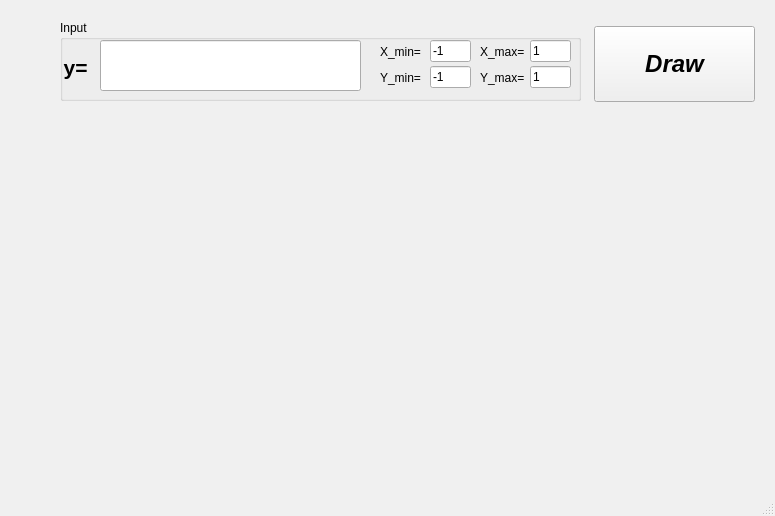
<?xml version="1.0" encoding="UTF-8"?>
<ui version="4.0">
 <class>MainWindow</class>
 <widget class="QMainWindow" name="MainWindow">
  <property name="geometry">
   <rect>
    <x>0</x>
    <y>0</y>
    <width>775</width>
    <height>516</height>
   </rect>
  </property>
  <property name="sizePolicy">
   <sizepolicy hsizetype="Fixed" vsizetype="Fixed">
    <horstretch>0</horstretch>
    <verstretch>0</verstretch>
   </sizepolicy>
  </property>
  <property name="minimumSize">
   <size>
    <width>775</width>
    <height>516</height>
   </size>
  </property>
  <property name="maximumSize">
   <size>
    <width>775</width>
    <height>516</height>
   </size>
  </property>
  <property name="palette">
   <palette>
    <active>
     <colorrole role="WindowText">
      <brush brushstyle="SolidPattern">
       <color alpha="255">
        <red>0</red>
        <green>0</green>
        <blue>0</blue>
       </color>
      </brush>
     </colorrole>
     <colorrole role="Button">
      <brush brushstyle="SolidPattern">
       <color alpha="255">
        <red>255</red>
        <green>255</green>
        <blue>255</blue>
       </color>
      </brush>
     </colorrole>
     <colorrole role="Light">
      <brush brushstyle="SolidPattern">
       <color alpha="255">
        <red>255</red>
        <green>255</green>
        <blue>255</blue>
       </color>
      </brush>
     </colorrole>
     <colorrole role="Midlight">
      <brush brushstyle="SolidPattern">
       <color alpha="255">
        <red>255</red>
        <green>255</green>
        <blue>255</blue>
       </color>
      </brush>
     </colorrole>
     <colorrole role="Dark">
      <brush brushstyle="SolidPattern">
       <color alpha="255">
        <red>127</red>
        <green>127</green>
        <blue>127</blue>
       </color>
      </brush>
     </colorrole>
     <colorrole role="Mid">
      <brush brushstyle="SolidPattern">
       <color alpha="255">
        <red>170</red>
        <green>170</green>
        <blue>170</blue>
       </color>
      </brush>
     </colorrole>
     <colorrole role="Text">
      <brush brushstyle="SolidPattern">
       <color alpha="255">
        <red>0</red>
        <green>0</green>
        <blue>0</blue>
       </color>
      </brush>
     </colorrole>
     <colorrole role="BrightText">
      <brush brushstyle="SolidPattern">
       <color alpha="255">
        <red>255</red>
        <green>255</green>
        <blue>255</blue>
       </color>
      </brush>
     </colorrole>
     <colorrole role="ButtonText">
      <brush brushstyle="SolidPattern">
       <color alpha="255">
        <red>0</red>
        <green>0</green>
        <blue>0</blue>
       </color>
      </brush>
     </colorrole>
     <colorrole role="Base">
      <brush brushstyle="SolidPattern">
       <color alpha="255">
        <red>255</red>
        <green>255</green>
        <blue>255</blue>
       </color>
      </brush>
     </colorrole>
     <colorrole role="Window">
      <brush brushstyle="SolidPattern">
       <color alpha="255">
        <red>255</red>
        <green>255</green>
        <blue>255</blue>
       </color>
      </brush>
     </colorrole>
     <colorrole role="Shadow">
      <brush brushstyle="SolidPattern">
       <color alpha="255">
        <red>0</red>
        <green>0</green>
        <blue>0</blue>
       </color>
      </brush>
     </colorrole>
     <colorrole role="AlternateBase">
      <brush brushstyle="SolidPattern">
       <color alpha="255">
        <red>255</red>
        <green>255</green>
        <blue>255</blue>
       </color>
      </brush>
     </colorrole>
     <colorrole role="ToolTipBase">
      <brush brushstyle="SolidPattern">
       <color alpha="255">
        <red>255</red>
        <green>255</green>
        <blue>220</blue>
       </color>
      </brush>
     </colorrole>
     <colorrole role="ToolTipText">
      <brush brushstyle="SolidPattern">
       <color alpha="255">
        <red>0</red>
        <green>0</green>
        <blue>0</blue>
       </color>
      </brush>
     </colorrole>
    </active>
    <inactive>
     <colorrole role="WindowText">
      <brush brushstyle="SolidPattern">
       <color alpha="255">
        <red>0</red>
        <green>0</green>
        <blue>0</blue>
       </color>
      </brush>
     </colorrole>
     <colorrole role="Button">
      <brush brushstyle="SolidPattern">
       <color alpha="255">
        <red>240</red>
        <green>240</green>
        <blue>240</blue>
       </color>
      </brush>
     </colorrole>
     <colorrole role="Light">
      <brush brushstyle="SolidPattern">
       <color alpha="255">
        <red>255</red>
        <green>255</green>
        <blue>255</blue>
       </color>
      </brush>
     </colorrole>
     <colorrole role="Midlight">
      <brush brushstyle="SolidPattern">
       <color alpha="255">
        <red>227</red>
        <green>227</green>
        <blue>227</blue>
       </color>
      </brush>
     </colorrole>
     <colorrole role="Dark">
      <brush brushstyle="SolidPattern">
       <color alpha="255">
        <red>160</red>
        <green>160</green>
        <blue>160</blue>
       </color>
      </brush>
     </colorrole>
     <colorrole role="Mid">
      <brush brushstyle="SolidPattern">
       <color alpha="255">
        <red>160</red>
        <green>160</green>
        <blue>160</blue>
       </color>
      </brush>
     </colorrole>
     <colorrole role="Text">
      <brush brushstyle="SolidPattern">
       <color alpha="255">
        <red>0</red>
        <green>0</green>
        <blue>0</blue>
       </color>
      </brush>
     </colorrole>
     <colorrole role="BrightText">
      <brush brushstyle="SolidPattern">
       <color alpha="255">
        <red>255</red>
        <green>255</green>
        <blue>255</blue>
       </color>
      </brush>
     </colorrole>
     <colorrole role="ButtonText">
      <brush brushstyle="SolidPattern">
       <color alpha="255">
        <red>0</red>
        <green>0</green>
        <blue>0</blue>
       </color>
      </brush>
     </colorrole>
     <colorrole role="Base">
      <brush brushstyle="SolidPattern">
       <color alpha="255">
        <red>255</red>
        <green>255</green>
        <blue>255</blue>
       </color>
      </brush>
     </colorrole>
     <colorrole role="Window">
      <brush brushstyle="SolidPattern">
       <color alpha="255">
        <red>240</red>
        <green>240</green>
        <blue>240</blue>
       </color>
      </brush>
     </colorrole>
     <colorrole role="Shadow">
      <brush brushstyle="SolidPattern">
       <color alpha="255">
        <red>105</red>
        <green>105</green>
        <blue>105</blue>
       </color>
      </brush>
     </colorrole>
     <colorrole role="AlternateBase">
      <brush brushstyle="SolidPattern">
       <color alpha="255">
        <red>245</red>
        <green>245</green>
        <blue>245</blue>
       </color>
      </brush>
     </colorrole>
     <colorrole role="ToolTipBase">
      <brush brushstyle="SolidPattern">
       <color alpha="255">
        <red>255</red>
        <green>255</green>
        <blue>220</blue>
       </color>
      </brush>
     </colorrole>
     <colorrole role="ToolTipText">
      <brush brushstyle="SolidPattern">
       <color alpha="255">
        <red>0</red>
        <green>0</green>
        <blue>0</blue>
       </color>
      </brush>
     </colorrole>
    </inactive>
    <disabled>
     <colorrole role="WindowText">
      <brush brushstyle="SolidPattern">
       <color alpha="255">
        <red>127</red>
        <green>127</green>
        <blue>127</blue>
       </color>
      </brush>
     </colorrole>
     <colorrole role="Button">
      <brush brushstyle="SolidPattern">
       <color alpha="255">
        <red>255</red>
        <green>255</green>
        <blue>255</blue>
       </color>
      </brush>
     </colorrole>
     <colorrole role="Light">
      <brush brushstyle="SolidPattern">
       <color alpha="255">
        <red>255</red>
        <green>255</green>
        <blue>255</blue>
       </color>
      </brush>
     </colorrole>
     <colorrole role="Midlight">
      <brush brushstyle="SolidPattern">
       <color alpha="255">
        <red>255</red>
        <green>255</green>
        <blue>255</blue>
       </color>
      </brush>
     </colorrole>
     <colorrole role="Dark">
      <brush brushstyle="SolidPattern">
       <color alpha="255">
        <red>127</red>
        <green>127</green>
        <blue>127</blue>
       </color>
      </brush>
     </colorrole>
     <colorrole role="Mid">
      <brush brushstyle="SolidPattern">
       <color alpha="255">
        <red>170</red>
        <green>170</green>
        <blue>170</blue>
       </color>
      </brush>
     </colorrole>
     <colorrole role="Text">
      <brush brushstyle="SolidPattern">
       <color alpha="255">
        <red>127</red>
        <green>127</green>
        <blue>127</blue>
       </color>
      </brush>
     </colorrole>
     <colorrole role="BrightText">
      <brush brushstyle="SolidPattern">
       <color alpha="255">
        <red>255</red>
        <green>255</green>
        <blue>255</blue>
       </color>
      </brush>
     </colorrole>
     <colorrole role="ButtonText">
      <brush brushstyle="SolidPattern">
       <color alpha="255">
        <red>127</red>
        <green>127</green>
        <blue>127</blue>
       </color>
      </brush>
     </colorrole>
     <colorrole role="Base">
      <brush brushstyle="SolidPattern">
       <color alpha="255">
        <red>255</red>
        <green>255</green>
        <blue>255</blue>
       </color>
      </brush>
     </colorrole>
     <colorrole role="Window">
      <brush brushstyle="SolidPattern">
       <color alpha="255">
        <red>255</red>
        <green>255</green>
        <blue>255</blue>
       </color>
      </brush>
     </colorrole>
     <colorrole role="Shadow">
      <brush brushstyle="SolidPattern">
       <color alpha="255">
        <red>0</red>
        <green>0</green>
        <blue>0</blue>
       </color>
      </brush>
     </colorrole>
     <colorrole role="AlternateBase">
      <brush brushstyle="SolidPattern">
       <color alpha="255">
        <red>245</red>
        <green>245</green>
        <blue>245</blue>
       </color>
      </brush>
     </colorrole>
     <colorrole role="ToolTipBase">
      <brush brushstyle="SolidPattern">
       <color alpha="255">
        <red>255</red>
        <green>255</green>
        <blue>220</blue>
       </color>
      </brush>
     </colorrole>
     <colorrole role="ToolTipText">
      <brush brushstyle="SolidPattern">
       <color alpha="255">
        <red>0</red>
        <green>0</green>
        <blue>0</blue>
       </color>
      </brush>
     </colorrole>
    </disabled>
   </palette>
  </property>
  <property name="windowTitle">
   <string>Function Plotter</string>
  </property>
  <property name="styleSheet">
   <string notr="true"/>
  </property>
  <widget class="QWidget" name="centralwidget">
   <widget class="QGroupBox" name="groupBox">
    <property name="geometry">
     <rect>
      <x>60</x>
      <y>20</y>
      <width>521</width>
      <height>81</height>
     </rect>
    </property>
    <property name="palette">
     <palette>
      <active>
       <colorrole role="Button">
        <brush brushstyle="SolidPattern">
         <color alpha="255">
          <red>255</red>
          <green>255</green>
          <blue>255</blue>
         </color>
        </brush>
       </colorrole>
       <colorrole role="Base">
        <brush brushstyle="SolidPattern">
         <color alpha="255">
          <red>255</red>
          <green>255</green>
          <blue>255</blue>
         </color>
        </brush>
       </colorrole>
       <colorrole role="Window">
        <brush brushstyle="SolidPattern">
         <color alpha="255">
          <red>255</red>
          <green>255</green>
          <blue>255</blue>
         </color>
        </brush>
       </colorrole>
      </active>
      <inactive>
       <colorrole role="Button">
        <brush brushstyle="SolidPattern">
         <color alpha="255">
          <red>240</red>
          <green>240</green>
          <blue>240</blue>
         </color>
        </brush>
       </colorrole>
       <colorrole role="Base">
        <brush brushstyle="SolidPattern">
         <color alpha="255">
          <red>255</red>
          <green>255</green>
          <blue>255</blue>
         </color>
        </brush>
       </colorrole>
       <colorrole role="Window">
        <brush brushstyle="SolidPattern">
         <color alpha="255">
          <red>240</red>
          <green>240</green>
          <blue>240</blue>
         </color>
        </brush>
       </colorrole>
      </inactive>
      <disabled>
       <colorrole role="Button">
        <brush brushstyle="SolidPattern">
         <color alpha="255">
          <red>255</red>
          <green>255</green>
          <blue>255</blue>
         </color>
        </brush>
       </colorrole>
       <colorrole role="Base">
        <brush brushstyle="SolidPattern">
         <color alpha="255">
          <red>255</red>
          <green>255</green>
          <blue>255</blue>
         </color>
        </brush>
       </colorrole>
       <colorrole role="Window">
        <brush brushstyle="SolidPattern">
         <color alpha="255">
          <red>255</red>
          <green>255</green>
          <blue>255</blue>
         </color>
        </brush>
       </colorrole>
      </disabled>
     </palette>
    </property>
    <property name="styleSheet">
     <string notr="true"/>
    </property>
    <property name="title">
     <string>Input</string>
    </property>
    <widget class="QLineEdit" name="equation">
     <property name="geometry">
      <rect>
       <x>40</x>
       <y>20</y>
       <width>261</width>
       <height>51</height>
      </rect>
     </property>
     <property name="font">
      <font>
       <pointsize>22</pointsize>
       <bold>false</bold>
      </font>
     </property>
    </widget>
    <widget class="QLabel" name="Y">
     <property name="geometry">
      <rect>
       <x>-8</x>
       <y>35</y>
       <width>51</width>
       <height>25</height>
      </rect>
     </property>
     <property name="font">
      <font>
       <pointsize>16</pointsize>
       <bold>true</bold>
      </font>
     </property>
     <property name="text">
      <string>  y= </string>
     </property>
    </widget>
    <widget class="QLabel" name="Xminlabel">
     <property name="geometry">
      <rect>
       <x>320</x>
       <y>24</y>
       <width>49</width>
       <height>16</height>
      </rect>
     </property>
     <property name="text">
      <string>X_min=</string>
     </property>
    </widget>
    <widget class="QLabel" name="Xmaxlabel">
     <property name="geometry">
      <rect>
       <x>420</x>
       <y>24</y>
       <width>49</width>
       <height>16</height>
      </rect>
     </property>
     <property name="text">
      <string>X_max=</string>
     </property>
    </widget>
    <widget class="QLineEdit" name="x_min">
     <property name="geometry">
      <rect>
       <x>370</x>
       <y>20</y>
       <width>41</width>
       <height>22</height>
      </rect>
     </property>
     <property name="text">
      <string>-1</string>
     </property>
    </widget>
    <widget class="QLineEdit" name="x_max">
     <property name="geometry">
      <rect>
       <x>470</x>
       <y>20</y>
       <width>41</width>
       <height>22</height>
      </rect>
     </property>
     <property name="text">
      <string>1</string>
     </property>
    </widget>
    <widget class="QLineEdit" name="y_min">
     <property name="geometry">
      <rect>
       <x>370</x>
       <y>46</y>
       <width>41</width>
       <height>22</height>
      </rect>
     </property>
     <property name="text">
      <string>-1</string>
     </property>
    </widget>
    <widget class="QLineEdit" name="y_max">
     <property name="geometry">
      <rect>
       <x>470</x>
       <y>46</y>
       <width>41</width>
       <height>22</height>
      </rect>
     </property>
     <property name="text">
      <string>1</string>
     </property>
    </widget>
    <widget class="QLabel" name="Yminlabel">
     <property name="geometry">
      <rect>
       <x>320</x>
       <y>50</y>
       <width>49</width>
       <height>16</height>
      </rect>
     </property>
     <property name="text">
      <string>Y_min=</string>
     </property>
    </widget>
    <widget class="QLabel" name="Ymaxlabel">
     <property name="geometry">
      <rect>
       <x>420</x>
       <y>50</y>
       <width>49</width>
       <height>16</height>
      </rect>
     </property>
     <property name="text">
      <string>Y_max=</string>
     </property>
    </widget>
   </widget>
   <widget class="QCustomPlot" name="customplot" native="true">
    <property name="geometry">
     <rect>
      <x>10</x>
      <y>100</y>
      <width>731</width>
      <height>391</height>
     </rect>
    </property>
    <property name="sizePolicy">
     <sizepolicy hsizetype="Fixed" vsizetype="Fixed">
      <horstretch>0</horstretch>
      <verstretch>0</verstretch>
     </sizepolicy>
    </property>
    <property name="minimumSize">
     <size>
      <width>731</width>
      <height>391</height>
     </size>
    </property>
   </widget>
   <widget class="QPushButton" name="pushButton">
    <property name="geometry">
     <rect>
      <x>594</x>
      <y>26</y>
      <width>161</width>
      <height>76</height>
     </rect>
    </property>
    <property name="font">
     <font>
      <pointsize>18</pointsize>
      <italic>true</italic>
      <bold>true</bold>
     </font>
    </property>
    <property name="text">
     <string>Draw</string>
    </property>
   </widget>
  </widget>
  <widget class="QStatusBar" name="statusbar"/>
 </widget>
 <customwidgets>
  <customwidget>
   <class>QCustomPlot</class>
   <extends>QWidget</extends>
   <header location="global">qcustomplot.h</header>
   <container>1</container>
  </customwidget>
 </customwidgets>
 <resources/>
 <connections/>
</ui>
